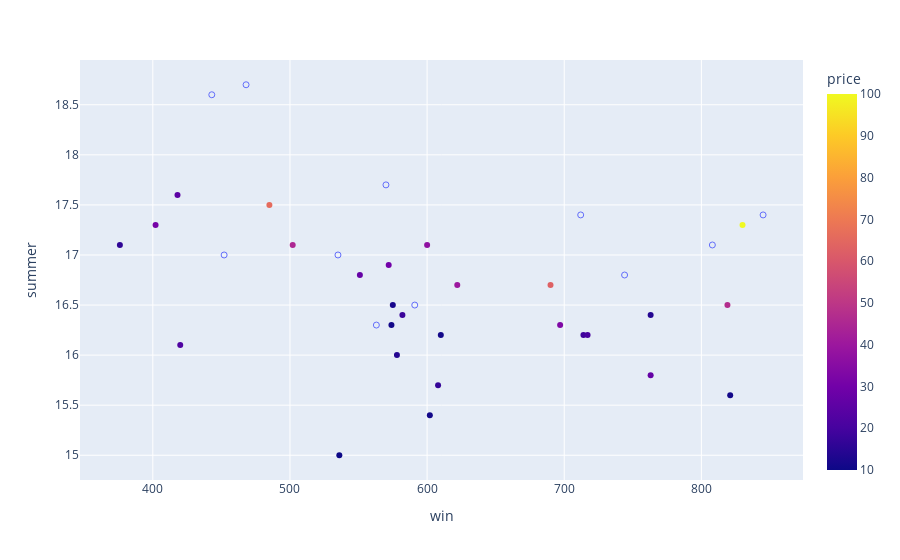

The cell this chart's notebook holds for it:
### Markdown cell above
plotly.express = fast and easy way to create
plotsplotly.graph_objects = more detailed, low-level, and high customizable plotting.

### Code cell
import plotly.graph_objects as go

fig2 = px.scatter(df[df["price"].isnull()],
                  x="win", y="summer", symbol_sequence=["circle-open"], hover_name=df[df["price"].isnull()].index)

go.Figure(data = fig1.data + fig2.data, layout=fig1.layout)

### Figure 1 — Plotly figure (JSON) as saved in the notebook; plotly's stock layout.template omitted (floating-point values rounded to 4 significant figures)
{"data": [{"hovertemplate": "win=%{x}<br>summer=%{y}<br>price=%{marker.color}<extra></extra>", "legendgroup": "", "marker": {"color": [37.0, 63.0, 45.0, 22.0, 18.0, 66.0, 14.0, 100.0, 33.0, 17.0, 31.0, 11.0, 47.0, 19.0, 11.0, 12.0, 40.0, 27.0, 10.0, 16.0, 11.0, 30.0, 25.0, 11.0, 27.0, 21.0, 14.0], "coloraxis": "coloraxis", "symbol": "circle"}, "mode": "markers", "name": "", "orientation": "v", "showlegend": false, "type": "scatter", "x": [600, 690, 502, 420, 582, 485, 763, 830, 697, 608, 402, 602, 819, 714, 610, 575, 622, 551, 536, 376, 574, 572, 418, 821, 763, 717, 578], "xaxis": "x", "y": [17.1, 16.7, 17.1, 16.1, 16.4, 17.5, 16.4, 17.3, 16.3, 15.7, 17.3, 15.4, 16.5, 16.2, 16.2, 16.5, 16.7, 16.8, 15.0, 17.1, 16.3, 16.9, 17.6, 15.6, 15.8, 16.2, 16.0], "yaxis": "y"}, {"hovertemplate": "<b>%{hovertext}</b><br><br>win=%{x}<br>summer=%{y}<extra></extra>", "hovertext": [1981.0, 1982.0, 1983.0, 1984.0, 1985.0, 1986.0, 1987.0, 1988.0, 1989.0, 1990.0, 1991.0], "legendgroup": "", "marker": {"color": "#636efa", "symbol": "circle-open"}, "mode": "markers", "name": "", "orientation": "v", "showlegend": false, "type": "scatter", "x": [535, 712, 845, 591, 744, 563, 452, 808, 443, 468, 570], "xaxis": "x", "y": [17.0, 17.4, 17.4, 16.5, 16.8, 16.3, 17.0, 17.1, 18.6, 18.7, 17.7], "yaxis": "y"}], "layout": {"coloraxis": {"colorbar": {"title": {"text": "price"}}, "colorscale": [[0, "#0d0887"], [0.1111, "#46039f"], [0.2222, "#7201a8"], [0.3333, "#9c179e"], [0.4444, "#bd3786"], [0.5556, "#d8576b"], [0.6667, "#ed7953"], [0.7778, "#fb9f3a"], [0.8889, "#fdca26"], [1, "#f0f921"]]}, "legend": {"tracegroupgap": 0}, "margin": {"t": 60}, "xaxis": {"anchor": "y", "domain": [0, 1], "title": {"text": "win"}}, "yaxis": {"anchor": "x", "domain": [0, 1], "title": {"text": "summer"}}}}
